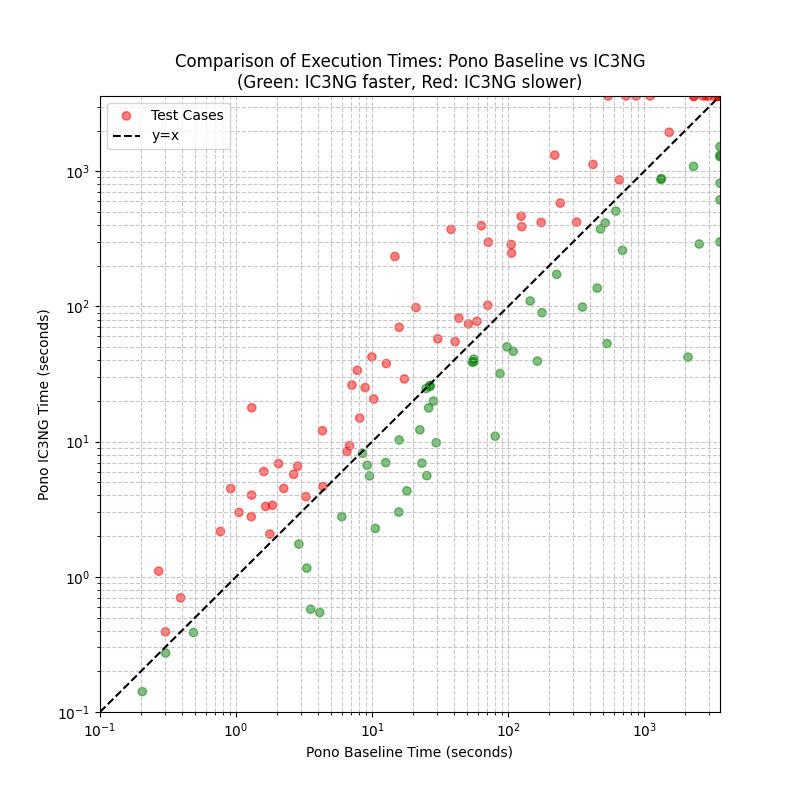

The Python source for this figure:
import os
import re
import matplotlib.pyplot as plt
import numpy as np

def extract_time_from_log(content):
    """Extract the wall clock time from the log content. Return 3600 if timeout."""
    if "STATUS: TIMEOUT" in content:
        return 3600.0
    match = re.search(r"Pono wall clock time \(s\): (\d+\.\d+)", content)
    if match:
        return float(match.group(1))
    return 3600.0  # Default to timeout if no time is found

def read_log_files(directory):
    """Read all log files in the given directory and extract times."""
    times = {}
    for filename in os.listdir(directory):
        if filename.endswith("_log.txt"):
            filepath = os.path.join(directory, filename)
            with open(filepath, 'r') as file:
                content = file.read()
                times[filename] = extract_time_from_log(content)
    return times

def main():
    baseline_dir = "pono_baseline_solver_logs"
    ic3ng_dir = "pono_ic3ng_bzla_solver_logs"
    
    # Read times from both directories
    baseline_times = read_log_files(baseline_dir)
    ic3ng_times = read_log_files(ic3ng_dir)
    
    # Pair the times for common files
    common_files = set(baseline_times.keys()) & set(ic3ng_times.keys())
    
    # print the number of common files
    print(f"Number of common files: {len(common_files)}")
    x_data = np.array([baseline_times[f] for f in common_files])
    y_data = np.array([ic3ng_times[f] for f in common_files])
    
    # Determine colors based on whether ic3ng is faster or slower
    colors = np.where(y_data < x_data, 'green', 'red')
    
    # Create a square figure
    plt.figure(figsize=(8, 8))
    
    # Scatter plot of the times with conditional coloring
    plt.scatter(x_data, y_data, alpha=0.5, c=colors, label='Test Cases')
    
    # Plot y=x line
    plt.plot([0.1, 3600], [0.1, 3600], 'black', linestyle='--', label='y=x')
    
    # Set labels and title
    plt.xlabel('Pono Baseline Time (seconds)')
    plt.ylabel('Pono IC3NG Time (seconds)')
    plt.title('Comparison of Execution Times: Pono Baseline vs IC3NG\n(Green: IC3NG faster, Red: IC3NG slower)')
    
    # Set logarithmic scale for both axes to handle sparsity
    plt.xscale('log')
    plt.yscale('log')
    
    # Set axis limits
    plt.xlim(0.1, 3600)
    plt.ylim(0.1, 3600)
    
    # Add legend
    plt.legend()
    
    # Add grid for better readability
    plt.grid(True, linestyle='--', alpha=0.7, which='both')
    
    # Save and show the plot
    plt.savefig('time_comparison_plot.png')
    plt.show()
    
    print(f"Plot saved as 'time_comparison_plot.png'")
    print(f"Number of test cases plotted: {len(common_files)}")

if __name__ == "__main__":
    main()
